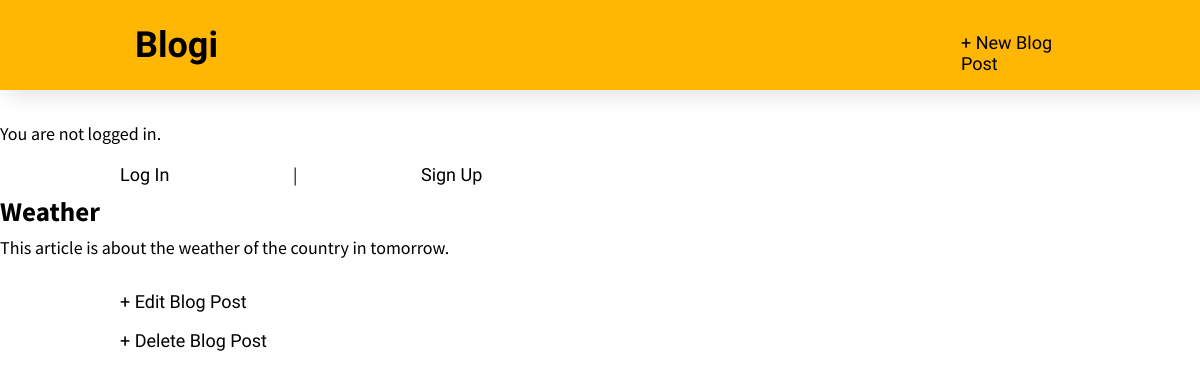
The app's page /post/4/ with its own data.
### blog/models.py (models this page shows, shortened)
class Post(models.Model):
    title = models.CharField(max_length = 200)
    author = models.ForeignKey(
        "auth.User",
        on_delete = models.CASCADE,
    )
    body = models.TextField()

### blog/views.py (the view)
# urls.py: path("post/<int:pk>/", BlogDetailView.as_view(), name="post_detail"),
class BlogDetailView(DetailView):
    model = Post
    template_name = "post_detail.html"

### templates/post_detail.html
{% extends "base.html" %}
{% block content %}
<div class="post-entry">
    <h2>
        {{ post.title }}
    </h2>
    <p>
        {{ post.body }}
    </p>
</div>
<p><a href="{% url 'post_edit' post.pk %}">+ Edit Blog Post</a></p>
<p><a href="{% url 'post_delete' post.pk %}">+ Delete Blog Post</a></p>
{% endblock content %}

### static/css/base.css (style rules this page uses)
body { font-family: 'Source Sans Pro', sans-serif; font-size: 18px; margin: 0px; background-color: rgb(255, 255, 255); }
header, h1, a { color: black; text-decoration: none; font-family: Lilita One; padding-left: 10%; padding-right: 10%; display: flext; }
.post-entry { margin-bottom: 2rem; }
.post-entry h2 { margin: 0.5rem 0; }
.post-entry p { margin: 0; font-weight: 400; }

### records on screen
Post: title "Weather", body "This article is about the weather of the country in tomorrow."
